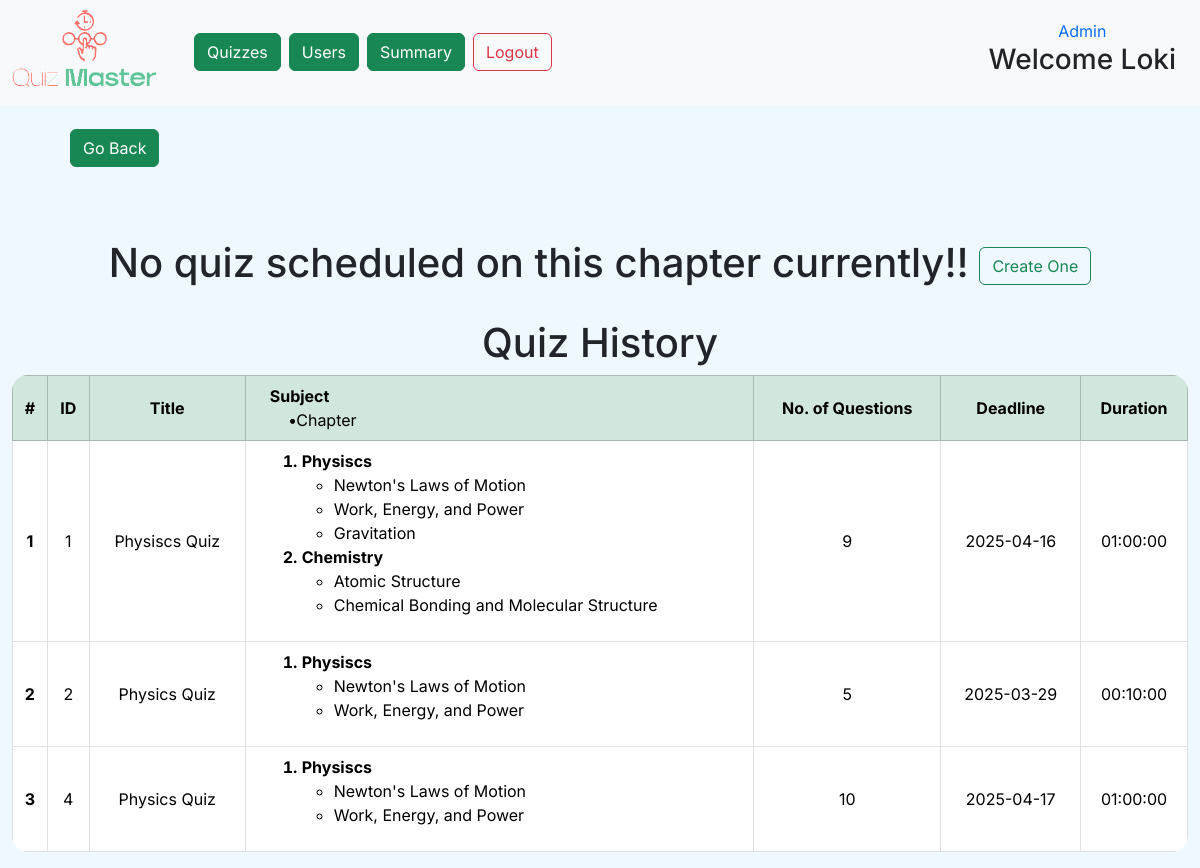
Screenshot of /quiz-master/subject/1/chapter/1/quizzes (signed in) with the database file from the repository.
### application/models.py (models this page shows)
class Quiz(db.Model):
    __tablename__ = 'quiz'
    id = db.Column(db.Integer, primary_key=True,autoincrement=True)
    title = db.Column(db.String)
    date_created = db.Column(db.String,nullable=False)
    deadline = db.Column(db.String)
    time_duration = db.Column(db.String,nullable=False)
    is_published = db.Column(db.Boolean,nullable=False)
    remarks = db.Column(db.String)
    questions = db.relationship('Questions',secondary="quiz_question",back_populates='quizzes',lazy='select')
    chapters = db.relationship('Chapter',secondary='quiz_chapter',back_populates='quizzes',lazy="select")
    subjects = db.relationship('Subject',secondary="quiz_subject",back_populates='quizzes',lazy='select')

class Subject(db.Model):
    __tablename__='subject'
    id = db.Column(db.Integer, primary_key=True,autoincrement=True)
    name = db.Column(db.String,nullable=False)
    description = db.Column(db.String)
    is_deleted = db.Column(db.Boolean,nullable=False,default=False)
    chapters = db.relationship('Chapter',back_populates='subject',lazy='select')
    quizzes = db.relationship('Quiz',secondary='quiz_subject',back_populates='subjects',lazy="select")

class Chapter(db.Model):
    __tablename__='chapter'
    id = db.Column(db.Integer, primary_key=True,autoincrement=True)
    name = db.Column(db.String,nullable=False)
    description = db.Column(db.String)
    subject_id = db.Column(db.Integer,db.ForeignKey('subject.id'),nullable=False)
    subject = db.relationship('Subject', back_populates='chapters')
    is_deleted = db.Column(db.Boolean,nullable=False,default=False)
    questions = db.relationship('Questions',back_populates='chapter')
    quizzes = db.relationship('Quiz',secondary='quiz_chapter',back_populates='chapters',lazy='select')

### application/controllers.py (the view)
@app.route("/quiz-master/subject/<int:subj_id>/chapter/<int:chap_id>/quizzes",methods=["GET"])
def admin_quizzes_on_chapter(subj_id,chap_id):
    if request.method == 'GET':
        chapter = db.session.query(Chapter).filter_by(id=chap_id).first()
        quiz_list = chapter.quizzes
        upcom_quiz_dict_list = upcoming_quiz(quiz_list)
        past_quiz_dict_list = past_quiz(quiz_list)
        curr_quiz_dict_list = current_quiz(quiz_list)
        return render_template('adm_quizzes_on_chapter.html',subj_id=subj_id,chap_id=chap_id,
                               upcom_quiz_dict_list=upcom_quiz_dict_list,
                               past_quiz_dict_list=past_quiz_dict_list,
                               curr_quiz_dict_list=curr_quiz_dict_list,chapter=chapter)

### application/functions.py (called while the page is built)
def subj_chap(quiz):
    subject_chapters= {}
    for question in quiz.questions:
        chapter = db.session.query(Chapter).filter_by(id=question.chapter.id).first()
        subject = db.session.query(Subject).filter_by(id=chapter.subject_id).first()
        if subject.name in subject_chapters.keys():
            if chapter.name not in subject_chapters[subject.name]:
                subject_chapters[subject.name] += [chapter.name]
        else:
            subject_chapters[subject.name] = [chapter.name]
    return subject_chapters

def current_quiz(quiz_list,limit=None):
    today = str(datetime.today())[:10]
    quiz_dict_list = []
    for quiz in quiz_list:
        if quiz.is_published and quiz.deadline >= today:
            quiz_dict = {'quiz_id':quiz.id,
                        'date_created':quiz.date_created,
                        'deadline':quiz.deadline,
                        'dur':quiz.time_duration,
                        'questions':quiz.questions,
                        'remarks':quiz.remarks,
                        'quiz_title':quiz.title,
                        'subj_chap_dict':subj_chap(quiz)}
            quiz_dict_list.append(quiz_dict)
    return (quiz_dict_list)

def upcoming_quiz(quiz_list):
    if quiz_list == None:
        quiz_list = db.session.query(Quiz).all()
    quiz_dict_list = []
    for quiz in quiz_list:
        if not (quiz.is_published):
            quiz_dict = {'quiz_id':quiz.id,
                        'date_created':quiz.date_created,
                        'deadline':quiz.deadline,
                        'dur':quiz.time_duration,
                        'questions':quiz.questions,
                        'remarks':quiz.remarks,
                        'quiz_title':quiz.title,
                        'subj_chap_dict':subj_chap_upcoming(quiz)}
            quiz_dict_list.append(quiz_dict)
    return (quiz_dict_list)

### templates/adm_quizzes_on_chapter.html (shortened to what this page needs)
<!DOCTYPE html>
<html lang="en">
<head>
    <link href="https://cdn.jsdelivr.net/npm/bootstrap@5.3.3/dist/css/bootstrap.min.css" rel="stylesheet"
 />
    <link rel="stylesheet" href="https://cdnjs.cloudflare.com/ajax/libs/font-awesome/6.7.2/css/all.min.css">
    <link rel="stylesheet" href="{{ url_for('static', filename='admin.css') }}">
</head>
<body>
    <header class="d-flex align-items-center p-2 bg-light">
        <div class="flex-shrink-0">
            <a href="{{ url_for('admin_dashboard') }}">
                <img src="{{ url_for('static', filename='logo3.png') }}" class="img-fluid pb-2" width="150px" alt="logo" />
            </a>
        </div>
        <div class="d-flex flex-grow-1 justify-content-between mx-3">
            <nav class="d-flex mx-3">
                <a class="btn btn-success m-1" href="{{ url_for('admin_quizzes') }}" role="button">Quizzes</a>
                <a class="btn btn-success m-1" href="{{url_for('admin_users_view')}}"role="button">Users</a>
                <a href="{{ url_for('admin_full_summary') }}" class="btn btn-success m-1">Summary</a>
                <a class="btn btn-outline-danger m-1" href="{{ url_for('logout') }}" role="button">Logout</a>
            </nav>
        </div>
        <div class="flex-shrink-0 text-end mx-3">
            <div class="text-center text-primary">Admin</div>
            <h3>Welcome {{session['first_name']}}</h3>
        </div>
    </header>
    <section class="container-fluid  pt-4 s2">
        <div class="container">
            <div class="row">
                <div class="col">
                    <div class="container d-flex justify-content-start">
                        <a href=" {{ url_for('admin_chapters_of_subject',subj_id=subj_id) }} " class="btn btn-success mx-3">Go Back</a>
                    </div>
                </div>
                <div class="col">
                </div>
            </div>
        </div>
        <div class="container py-4 px-0">
            {% if not curr_quiz_dict_list %}
            <h1 class="text-center mt-5">No quiz scheduled on this chapter currently!!
                <a href="" class="btn btn-outline-success">Create One</a>
            </h1>
            {% endif %}
            </div>
            {% if past_quiz_dict_list %}
            <h1 class="text-center">Quiz History</h1>
            <div>
                <table class="table table-bordered rounded-4 border-1 rounded-table align-middle">
                    <thead class="table-success align-middle">
                        <tr class="text-center " >
                            <th scope="col">#</th>
                            <th scope="col">ID</th>
                            <th scope="col">Title</th>
                            <th scope="col" class="text-wrap text-start ps-4" style="max-width: 400px;">
                                Subject<br>&nbsp&nbsp&nbsp&nbsp&nbsp&#8226<span style="font-weight: 400;">Chapter</span>
                            </th>
                            <th scope="col">No. of Questions</th>
                            <th scope="col">Deadline</th>
                            <th scope="col">Duration</th>
                        </tr>
                    </thead>
                    <tbody>
                        {% for quiz_dict in past_quiz_dict_list %}
                        <tr class="text-center">
                            <th scope="row">{{loop.index}}</th>
                            <td>{{ quiz_dict['quiz_id'] }}</td>
                            <td style="max-width: 250px;">{{ quiz_dict['quiz_title'] }}</td>
                            <td class="text-start ps-4" style="max-width: 400px;">
                                <ol class="fw-bold">
                                    {% for key in quiz_dict['subj_chap_dict'].keys() %}
                                        <li>
                                            {{key}}
                                            <ul style="font-weight: 400;">
                                                {% for chapter in quiz_dict['subj_chap_dict'][key] %}
                                                <li>{{ chapter }}</li>
                                                {% endfor %}
                                            </ul>
                                        </li>
                                    {% endfor %}
                                </ol>
                            </td>
                            <td>{{ quiz_dict['questions']|length }}</td>
                            <td>{{ quiz_dict['deadline'] }}</td>
                            <td>{{ quiz_dict['dur'] }}</td>
                        </tr>
                        {% endfor %}
                    </tbody>
                </table>
            </div>
            {% endif %}
    </section>
</body>
</html>

### static/admin.css (style rules this page uses)
* { font-family: "Inter", serif; }
body { background-color: aliceblue !important; }
.rounded-table { border-radius: 1rem; overflow: hidden; }

### rows the page displays
Quiz: quiz_id "1", quiz_title "Physiscs Quiz", questions|length "9", deadline "2025-04-16", dur "01:00:00"
Subject: name "Physiscs"
Chapter: name "Newton's Laws of Motion"
Chapter: name "Work, Energy, and Power"
Chapter: name "Gravitation"
Subject: name "Chemistry"
Chapter: name "Atomic Structure"
Chapter: name "Chemical Bonding and Molecular Structure"
Quiz: quiz_id "2", quiz_title "Physics Quiz", questions|length "5", deadline "2025-03-29", dur "00:10:00"
Quiz: quiz_id "4", quiz_title "Physics Quiz", questions|length "10", deadline "2025-04-17", dur "01:00:00"

### other values shown
{{ session['first_name'] }} "Loki"
